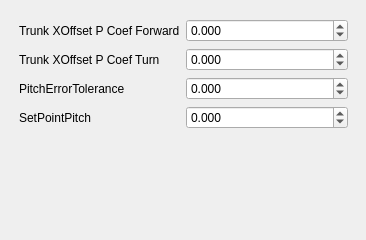
       <widget class="QWidget" name="tab_trunk2">
        <attribute name="title">
         <string>Trunk 2</string>
        </attribute>
        <widget class="QWidget" name="formLayoutWidget_10">
         <property name="geometry">
          <rect>
           <x>10</x>
           <y>10</y>
           <width>347</width>
           <height>221</height>
          </rect>
         </property>
         <layout class="QFormLayout" name="formLayout_15">
          <property name="leftMargin">
           <number>9</number>
          </property>
          <property name="topMargin">
           <number>9</number>
          </property>
          <property name="rightMargin">
           <number>9</number>
          </property>
          <property name="bottomMargin">
           <number>9</number>
          </property>
          <item row="0" column="0">
           <widget class="QLabel" name="label_trunkXOffsetPCoefForward">
            <property name="text">
             <string>Trunk XOffset P Coef Forward</string>
            </property>
           </widget>
          </item>
          <item row="0" column="1">
           <widget class="QDoubleSpinBox" name="dspin_qw_trunk_XOffsetforward">
            <property name="decimals">
             <number>3</number>
            </property>
            <property name="minimum">
             <double>-10.000000000000000</double>
            </property>
            <property name="maximum">
             <double>10.000000000000000</double>
            </property>
            <property name="singleStep">
             <double>0.001000000000000</double>
            </property>
           </widget>
          </item>
          <item row="1" column="0">
           <widget class="QLabel" name="label_trunkXOffsetPCoefTurn">
            <property name="text">
             <string>Trunk XOffset P Coef Turn</string>
            </property>
           </widget>
          </item>
          <item row="1" column="1">
           <widget class="QDoubleSpinBox" name="dspin_qw_trunk_XOffsetturn">
            <property name="decimals">
             <number>3</number>
            </property>
            <property name="minimum">
             <double>-10.000000000000000</double>
            </property>
            <property name="maximum">
             <double>10.000000000000000</double>
            </property>
            <property name="singleStep">
             <double>0.001000000000000</double>
            </property>
           </widget>
          </item>
          <item row="2" column="0">
           <widget class="QLabel" name="label_pitch_error_tol">
            <property name="text">
             <string>PitchErrorTolerance</string>
            </property>
           </widget>
          </item>
          <item row="2" column="1">
           <widget class="QDoubleSpinBox" name="dspin_pitch_error_tol">
            <property name="decimals">
             <number>3</number>
            </property>
            <property name="minimum">
             <double>-100.000000000000000</double>
            </property>
            <property name="maximum">
             <double>100.000000000000000</double>
            </property>
            <property name="singleStep">
             <double>0.001000000000000</double>
            </property>
           </widget>
          </item>
          <item row="3" column="0">
           <widget class="QLabel" name="label_setpointPitch">
            <property name="text">
             <string>SetPointPitch</string>
            </property>
           </widget>
          </item>
          <item row="3" column="1">
           <widget class="QDoubleSpinBox" name="dspin_setpointPitch">
            <property name="decimals">
             <number>3</number>
            </property>
            <property name="minimum">
             <double>-100.000000000000000</double>
            </property>
            <property name="maximum">
             <double>100.000000000000000</double>
            </property>
            <property name="singleStep">
             <double>0.001000000000000</double>
            </property>
           </widget>
          </item>
         </layout>
        </widget>
       </widget>
